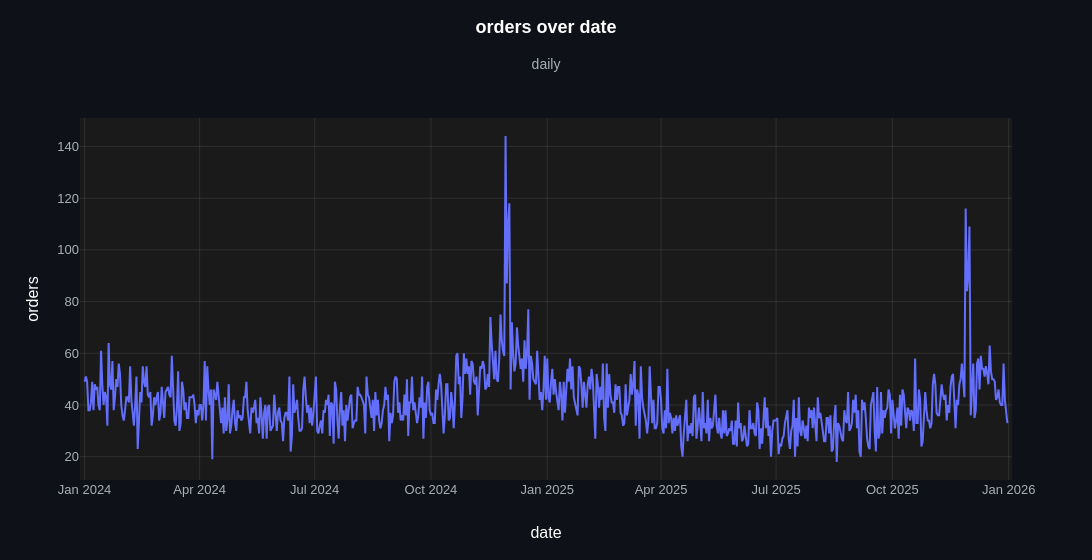

Notebook code for this chart:
### Markdown cell above
## Bare call

The table and two column names give a finished chart: a calendar read from the dates
(the subtitle says *daily*), every day from the first to the last on the axis, and a
title built from the columns. Two years of daily orders are a noisy zigzag; the
insight story below turns it into a finding.

### Code cell
ev.line_plot(daily, "date", "orders")

### Figure 1 — Plotly figure (JSON) as saved in the notebook; plotly's stock layout.template omitted (floating-point values rounded to 4 significant figures; data arrays with more than 128 entries replaced by an {"elided": "..."} marker saying what was removed)
{"data": [{"cliponaxis": false, "connectgaps": false, "hovertemplate": "%{hovertext}<extra></extra>", "hovertext": {"elided": "731 str values"}, "legendrank": 1, "line": {"color": "#636EFA", "shape": "linear", "width": 2}, "marker": {"color": "#636EFA", "size": 6}, "meta": {"group": null, "role": "data"}, "mode": "lines", "name": "orders", "showlegend": false, "type": "scatter", "x": {"elided": "731 str values"}, "y": {"elided": "731 float values"}}], "layout": {"height": 560, "hovermode": "x unified", "legend": {"title": {"text": ""}, "traceorder": "normal"}, "margin": {"t": 118}, "showlegend": false, "title": {"subtitle": {"text": "daily"}, "text": "<b>orders over date</b>"}, "width": 1400, "xaxis": {"range": ["2023-12-28T08:24:00", "2026-01-03T15:36:00"], "title": {"text": "date"}, "type": "date", "unifiedhovertitle": {"text": "%{x|%a %Y-%m-%d}"}}, "yaxis": {"title": {"text": "orders"}}}}
